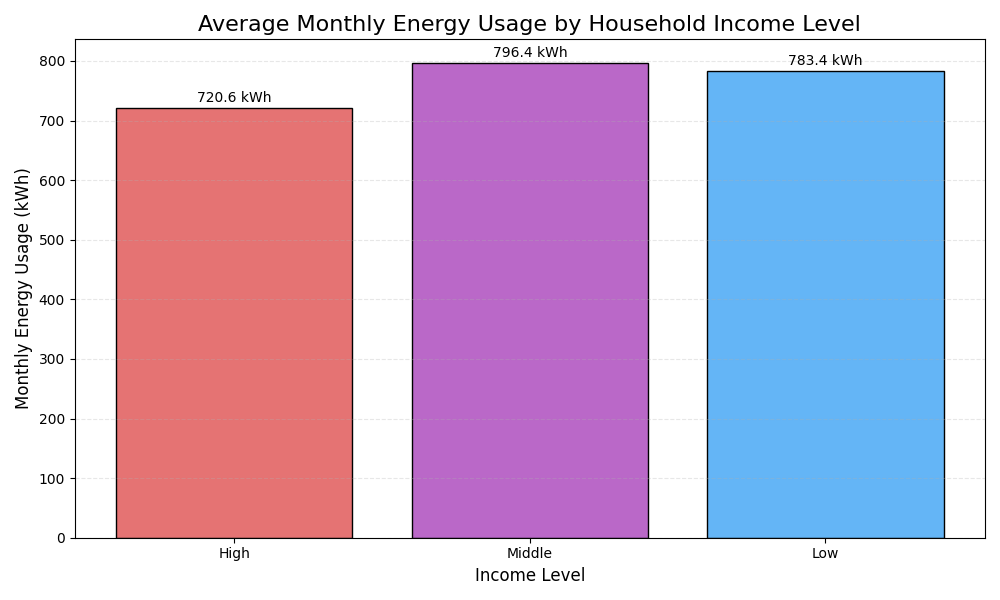

The Python source for this figure:
# The chart displays average monthly energy usage (in kWh) for each income group.

import pandas as pd
import matplotlib.pyplot as plt

# Load the dataset and read the csv file
df= pd.read_csv (r"C:/Users/menac/OneDrive/Desktop/csws/4516CSQR-GlobalEnergy-Group-1-/Cleaned_Renewable_Energy_Usage_Sampled.csv")

# Group the data by income level and calculate the average energy usage (in specific order)
avg_usage= df.groupby('Income_Level') ['Monthly_Usage_kWh' ].mean( ).reindex(['High', 'Middle', 'Low'])

# Create a bar chart to visualize average energy usage by income level
plt.figure (figsize=(10, 6) )

# Set soft aesthetic bar colors based on income level order
bars = plt.bar(avg_usage.index, avg_usage.values, color=['#E57373', '#BA68C8', '#64B5F6'], edgecolor='black')

# title and axis labels
plt.title ('Average Monthly Energy Usage by Household Income Level', fontsize=16)
plt.xlabel ('Income Level', fontsize=12)
plt.ylabel('Monthly Energy Usage (kWh)',fontsize=12)

# Add the usage values on top of each bar
for bar in bars :
    height = bar.get_height( )
    plt.text(bar.get_x() + bar.get_width()/2, height + 5,  f'{height:.1f} kWh' , 
             ha= 'center', va= 'bottom', fontsize=10)

# Add a horizontal grid for better readability
plt.grid(axis='y',linestyle='--', alpha=0.3)

# Add source information below the chart
plt.figtext(0.01, -0.03, 'Source: Cleaned_Renewable_Energy_Usage_Sampled.csv', fontsize=8)

# Adjust layout to prevent label overlap and show the plot
plt.tight_layout( )
plt.show()

# Print the average usage values in the terminal for reference
print("Average Monthly Energy Usage by Income Level:")
print(avg_usage.round(1) )
